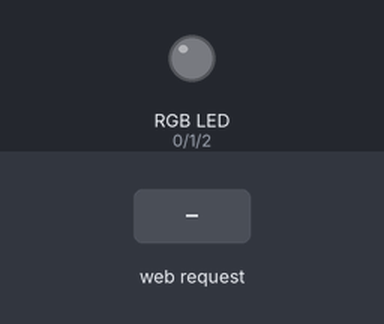
The sketch below on a simulated ESP8266 (NodeMCU). On the bench: an RGB LED mixed from three pins (HIGH = lit). The inputs (shaded band) are chosen by the test bench. WiFi joins after 1.5 s; servers stay silent unless stated.

Above: at 3.2 s.
3.3 s: HTTP request GET /color received
At 4.3 s:
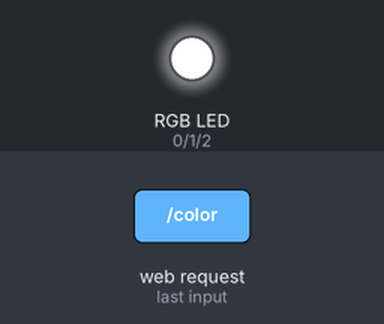
4.8 s: HTTP request GET /color?R=1 received
At 5.4 s:
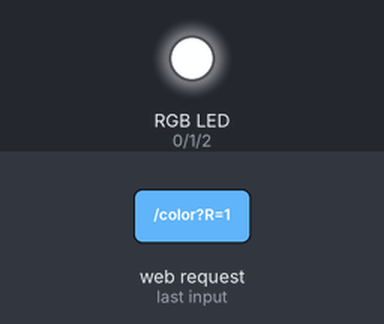
6.3 s: HTTP request GET /color?R=120 received
At 6.6 s:
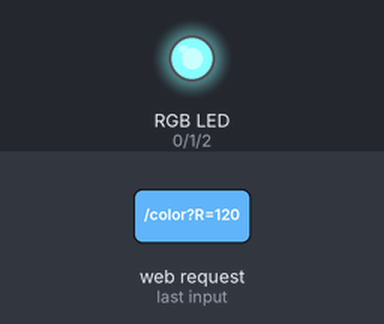
7.8 s: HTTP request GET /color?G=1 received
At 8.9 s:
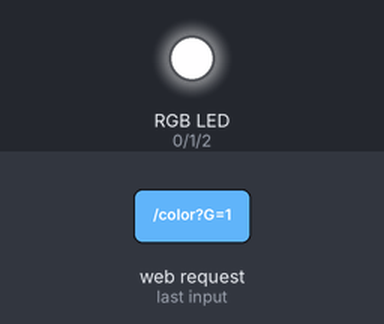
9.3 s: HTTP request GET /color?G=120 received
At 10.0 s:
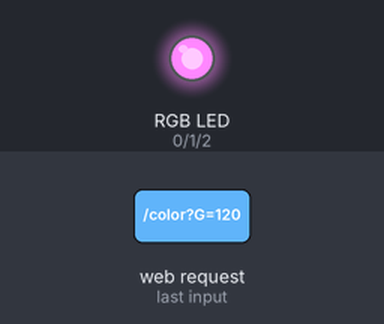
10.8 s: HTTP request GET /color?B=1 received
At 11.2 s:
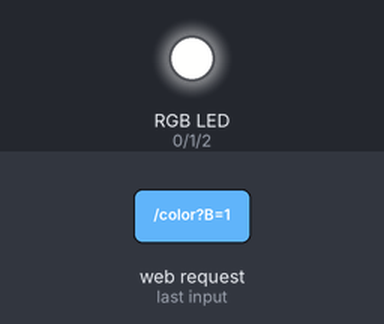
Timing chart, 0 to 13.3 s (numbered marks = the images above; inputs shaded):
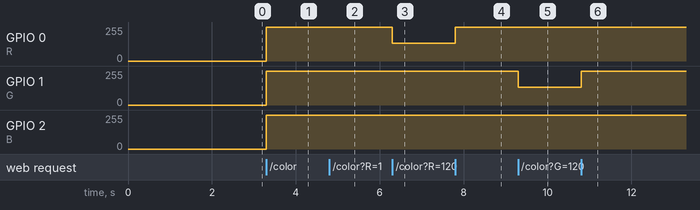

Measured:
- after the input at 3.3 s, GPIO 0 (R), GPIO 1 (G), GPIO 2 (B): 0/255 → 255/255 at once
- after the input at 4.8 s, GPIO 0 (R): 255/255 → 254/255 at once
- after the input at 6.3 s, GPIO 0 (R): 254/255 → 135/255 at once
- after the input at 7.8 s, GPIO 0 (R): 135/255 → 255/255 at once; GPIO 1 (G): 255/255 → 254/255 at once
- after the input at 9.3 s, GPIO 1 (G): 254/255 → 135/255 at once
- after the input at 10.8 s, GPIO 1 (G): 135/255 → 255/255 at once; GPIO 2 (B): 255/255 → 254/255 at once

The sketch:

firmware.ino
```cpp
#include <ESP8266WiFi.h>
#include <ESP8266WebServer.h>

#define R 0
#define G 1
#define B 2

const char* ssid = "****";
const char* password = "****";

ESP8266WebServer server(80);

void handleColor()
{
  // RGB-лента с общей "землей" - значит логика инвертирована
  // 255 - значит 0 и наоборот
  int red = 255;
  int green = 255;
  int blue = 255;

  if (server.hasArg("R"))
    red = 255 - server.arg("R").toInt();

  if (server.hasArg("G"))
    green = 255 - server.arg("G").toInt();

  if (server.hasArg("B"))
    blue = 255 - server.arg("B").toInt();

  analogWrite(R, red);
  analogWrite(G, green);
  analogWrite(B, blue);

  server.send(200, "text/plain", "");
}

void handleControl()
{
  server.send(200, "text/html", "<!DOCTYPE html><html><head><meta charset=\"utf-8\"><title>Управление цветом</title><link rel=\"icon\" sizes=\"192x192\" href=\"https://htmlcolorcodes.com/assets/images/icons/icon-192x192.png\"><style>@import url('https://maxcdn.bootstrapcdn.com/bootstrap/4.0.0-alpha.6/css/bootstrap.min.css');html,body{height:100%}b{margin-right:10px;font-size:18px}input[type=\"color\"]{width:50%}.container{height:100%;display:flex;justify-content:center;align-items:center}</style></head><body><div class=\"container\"> <b>Укажите цвет:</b> <input type=\"color\" id=\"picker\"/></div> <script>picker.oninput=function(){\"use strict\";let rgb=/^#?([a-f\\d]{2})([a-f\\d]{2})([a-f\\d]{2})$/i.exec(this.value);let r=parseInt(rgb[1],16);let g=parseInt(rgb[2],16);let b=parseInt(rgb[3],16);let query=`/color?R=${r}&G=${g}&B=${b}`;let request=new XMLHttpRequest();request.open(\"GET\",query,true);request.send();}</script> </body></html>");
}

void setup()
{
  WiFi.begin(ssid, password);

  while (WiFi.status() != WL_CONNECTED)
    delay(1000);

  server.on("/color", handleColor);
  server.on("/control", handleControl);

  server.begin();

  pinMode(R, OUTPUT);
  pinMode(G, OUTPUT);
  pinMode(B, OUTPUT);
}

void loop()
{
  server.handleClient();
}
```
